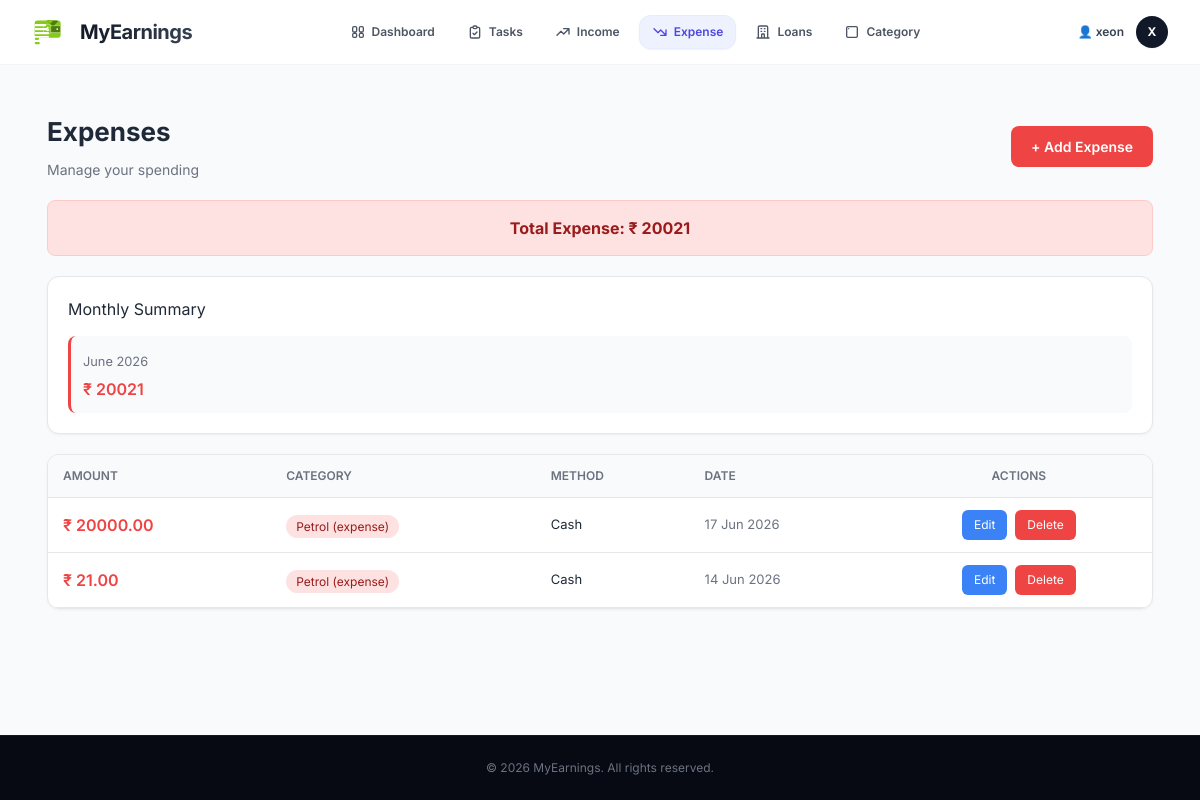
The page /expense/ (signed in) on the database its author committed.
### xeon/models.py (models this page shows, shortened)
class BaseModel(models.Model):
    created_at = models.DateTimeField(auto_now_add=True)
    updated_at = models.DateTimeField(auto_now=True)
    class Meta:
        abstract = True

class Expense(BaseModel):
    PAYMENT_METHODS = (
        ('cash', 'Cash'),
        ('card', 'Card'),
        ('upi', 'UPI'),
        ('bank', 'Bank Transfer'),
    )
    user = models.ForeignKey(User, on_delete=models.CASCADE)
    amount = models.DecimalField(max_digits=10, decimal_places=2)
    category = models.ForeignKey(Category, on_delete=models.SET_NULL, null=True)
    payment_method = models.CharField(max_length=10, choices=PAYMENT_METHODS)
    date = models.DateField()
    note = models.TextField(blank=True, null=True)

class Category(BaseModel):
    CATEGORY_TYPE = (
        ('income', 'Income'),
        ('expense', 'Expense'),
    )
    user = models.ForeignKey(User, on_delete=models.CASCADE)
    name = models.CharField(max_length=100)
    type = models.CharField(max_length=10, choices=CATEGORY_TYPE)
    def __str__(self):
        return f"{self.name} ({self.type})"

### xeon/views.py (the view)
# urls.py: path('expense/', expense_list, name='expense_list'),
@login_required
def expense_list(request):
    expenses = Expense.objects.filter(user=request.user).order_by('-date')
    monthly_expenses = (
        expenses
        .annotate(month=TruncMonth('date'))
        .values('month')
        .annotate(total=Sum('amount'))
        .order_by('-month')
    )
    total_expense = expenses.aggregate(Sum('amount'))['amount__sum'] or 0
    return render(request, 'xeon/expense.html', {
        'expenses': expenses,
        'monthly_expenses': monthly_expenses,
        'total_expense': total_expense
    })

### xeon/templates/xeon/expense.html (shortened to what this page needs)
{% extends 'xeon/base.html' %}
{% block content %}
<div style="padding: 15px;">
    <div style="display: flex; justify-content: space-between; align-items: center; margin-bottom: 20px; flex-wrap: wrap; gap: 15px;">
        <div>
            <h2 style="font-size: 26px; font-weight: 700; margin: 0; color: #1f2937;"> Expenses</h2>
            <p style="color: #6b7280; margin: 8px 0 0 0; font-size: 14px;">Manage your spending</p>
        </div>
        <a href="{% url 'xeon:add_expense' %}" style="padding: 10px 20px; background: #ef4444; color: white; border: none; border-radius: 8px; font-weight: 600; font-size: 14px; cursor: pointer; text-decoration: none;">+ Add Expense</a>
    </div>
    {% if total_expense %}
    <div style="background: #fee2e2; border: 1px solid #fecaca; border-radius: 8px; padding: 15px; margin-bottom: 20px; text-align: center;">
        <strong style="color: #991b1b;">Total Expense: ₹ {{ total_expense }}</strong>
    </div>
    {% endif %}
    {% if monthly_expenses %}
    <div style="background: #ffffff; border: 1px solid #e5e7eb; border-radius: 12px; padding: 20px; margin-bottom: 20px; box-shadow: 0 1px 3px rgba(0,0,0,0.05);">
        <h4 style="margin: 0 0 15px 0; color: #1f2937;"> Monthly Summary</h4>
        <div style="display: grid; grid-template-columns: repeat(auto-fit, minmax(150px, 1fr)); gap: 10px;">
            {% for item in monthly_expenses %}
            <div style="background: #f9fafb; padding: 12px; border-radius: 8px; border-left: 3px solid #ef4444;">
                <small style="color: #6b7280;">{{ item.month|date:"F Y" }}</small>
                <div style="color: #ef4444; font-weight: 600; margin-top: 5px;">₹ {{ item.total }}</div>
            </div>
            {% endfor %}
        </div>
    </div>
    {% endif %}
    <div style="background: #ffffff; border: 1px solid #e5e7eb; border-radius: 12px; overflow: hidden; box-shadow: 0 1px 3px rgba(0,0,0,0.05);">
        {% if expenses %}
        <div style="overflow-x: auto;">
            <table style="width: 100%; border-collapse: collapse;">
                <thead>
                    <tr style="border-bottom: 1px solid #e5e7eb; background: #f9fafb;">
                        <th style="padding: 12px 15px; text-align: left; font-weight: 600; font-size: 12px; color: #6b7280; text-transform: uppercase;">Amount</th>
                        <th style="padding: 12px 15px; text-align: left; font-weight: 600; font-size: 12px; color: #6b7280; text-transform: uppercase;">Category</th>
                        <th style="padding: 12px 15px; text-align: left; font-weight: 600; font-size: 12px; color: #6b7280; text-transform: uppercase;">Method</th>
                        <th style="padding: 12px 15px; text-align: left; font-weight: 600; font-size: 12px; color: #6b7280; text-transform: uppercase;">Date</th>
                        <th style="padding: 12px 15px; text-align: center; font-weight: 600; font-size: 12px; color: #6b7280; text-transform: uppercase;">Actions</th>
                    </tr>
                </thead>
                <tbody>
                    {% for expense in expenses %}
                    <tr style="border-bottom: 1px solid #e5e7eb; transition: all 0.2s;">
                        <td style="padding: 12px 15px; color: #ef4444; font-weight: 600;">₹ {{ expense.amount }}</td>
                        <td style="padding: 12px 15px; color: #1f2937;"><span style="background: #fee2e2; padding: 4px 10px; border-radius: 20px; font-size: 12px; color: #991b1b;">{{ expense.category }}</span></td>
                        <td style="padding: 12px 15px; color: #1f2937; font-size: 13px;">{{ expense.get_payment_method_display }}</td>
                        <td style="padding: 12px 15px; color: #6b7280; font-size: 13px;">{{ expense.date|date:"d M Y" }}</td>
                        <td style="padding: 12px 15px; text-align: center;">
                            <div style="display: flex; gap: 8px; justify-content: center; flex-wrap: wrap;">
                                <a href="{% url 'xeon:edit_expense' expense.id %}" style="padding: 6px 12px; background: #3b82f6; color: white; border: none; border-radius: 6px; font-size: 12px; cursor: pointer; text-decoration: none;">Edit</a>
                                <form action="{% url 'xeon:delete_expense' expense.id %}" method="POST" style="display: inline;" onsubmit="return confirm('Delete this expense?');">
                                    <button type="submit" style="padding: 6px 12px; background: #ef4444; color: white; border: none; border-radius: 6px; font-size: 12px; cursor: pointer;">Delete</button>
                                </form>
                            </div>
                        </td>
                    </tr>
                    {% endfor %}
                </tbody>
            </table>
        </div>
        {% endif %}
    </div>
</div>
{% endblock %}

### xeon/templates/xeon/base.html (shortened to what this page needs)
{% load static %}
<!DOCTYPE html>
<html lang="en">
<head>
    <script src="https://cdn.tailwindcss.com"></script>
</head>
<body class="{% block body_class %}{% endblock %} bg-gray-50 text-gray-900 font-sans min-h-screen flex flex-col">
    {% if user.is_authenticated %}
    <header class="bg-white/90 backdrop-blur-md border-b border-gray-100 sticky top-0 z-50">
        <div class="max-w-7xl mx-auto px-4 sm:px-6 lg:px-8">
            <div class="flex justify-between items-center h-16">
                <div class="flex items-center gap-2">
                    <a href="{% url 'xeon:dashboard' %}"
                        class="flex items-center gap-2 text-xl font-bold text-gray-900 hover:opacity-80 transition-opacity">
                        {% include 'xeon/logo.html' %}
                        <span
                            class="tracking-tight bg-clip-text text-transparent bg-gradient-to-r from-gray-900 to-gray-700">MyEarnings</span>
                    </a>
                </div>
                <div class="hidden md:flex items-center justify-center">
                    <nav class="flex space-x-1.5">
                        <a class="flex items-center gap-1.5 px-3 py-2 rounded-xl text-xs font-semibold transition-all duration-200 {% if request.resolver_match.url_name == 'dashboard' %}bg-indigo-50 text-indigo-600 border border-indigo-100/50 shadow-sm{% else %}text-gray-600 hover:bg-gray-50 hover:text-gray-900 border border-transparent{% endif %}"
                            href="{% url 'xeon:dashboard' %}">
                            <span>Dashboard</span>
                        </a>
                        <a class="flex items-center gap-1.5 px-3 py-2 rounded-xl text-xs font-semibold transition-all duration-200 {% if request.resolver_match.url_name == 'todo_list' or request.resolver_match.url_name == 'add_todo' or request.resolver_match.url_name == 'edit_todo' %}bg-indigo-50 text-indigo-600 border border-indigo-100/50 shadow-sm{% else %}text-gray-600 hover:bg-gray-50 hover:text-gray-900 border border-transparent{% endif %}"
                            href="{% url 'xeon:todo_list' %}">
                            <span>Tasks</span>
                        </a>
                        <a class="flex items-center gap-1.5 px-3 py-2 rounded-xl text-xs font-semibold transition-all duration-200 {% if request.resolver_match.url_name == 'income_list' or request.resolver_match.url_name == 'add_income' or request.resolver_match.url_name == 'edit_income' %}bg-indigo-50 text-indigo-600 border border-indigo-100/50 shadow-sm{% else %}text-gray-600 hover:bg-gray-50 hover:text-gray-900 border border-transparent{% endif %}"
                            href="{% url 'xeon:income_list' %}">
                            <svg class="w-4 h-4" fill="none" stroke="currentColor" stroke-width="2" viewBox="0 0 24 24">
                                <path stroke-linecap="round" stroke-linejoin="round" d="M13 7h8m0 0v8m0-8l-8 8-4-4-6 6">
                                </path>
                            </svg>
                            <span>Income</span>
                        </a>
                        <a class="flex items-center gap-1.5 px-3 py-2 rounded-xl text-xs font-semibold transition-all duration-200 {% if request.resolver_match.url_name == 'expense_list' or request.resolver_match.url_name == 'add_expense' or request.resolver_match.url_name == 'edit_expense' %}bg-indigo-50 text-indigo-600 border border-indigo-100/50 shadow-sm{% else %}text-gray-600 hover:bg-gray-50 hover:text-gray-900 border border-transparent{% endif %}"
                            href="{% url 'xeon:expense_list' %}">
                            <svg class="w-4 h-4" fill="none" stroke="currentColor" stroke-width="2" viewBox="0 0 24 24">
                                <path stroke-linecap="round" stroke-linejoin="round"
                                    d="M13 17h8m0 0v-8m0 8l-8-8-4 4-6-6"></path>
                            </svg>
                            <span>Expense</span>
                        </a>
                        <a class="flex items-center gap-1.5 px-3 py-2 rounded-xl text-xs font-semibold transition-all duration-200 {% if request.resolver_match.url_name == 'loan_list' or request.resolver_match.url_name == 'add_loan' or request.resolver_match.url_name == 'edit_loan' %}bg-indigo-50 text-indigo-600 border border-indigo-100/50 shadow-sm{% else %}text-gray-600 hover:bg-gray-50 hover:text-gray-900 border border-transparent{% endif %}"
                            href="{% url 'xeon:loan_list' %}">
                            <svg class="w-4 h-4" fill="none" stroke="currentColor" stroke-width="2" viewBox="0 0 24 24">
                                <path stroke-linecap="round" stroke-linejoin="round"
                                    d="M19 21V5a2 2 0 00-2-2H7a2 2 0 00-2 2v16m14 0h2m-2 0h-5m-9 0H3m2 0h5M9 7h1m-1 4h1m4-4h1m-1 4h1m-5 10v-5a1 1 0 011-1h2a1 1 0 011 1v5m-4 0h4">
                                </path>
                            </svg>
                            <span>Loans</span>
                        </a>
                        <a class="flex items-center gap-1.5 px-3 py-2 rounded-xl text-xs font-semibold transition-all duration-200 {% if request.resolver_match.url_name == 'add_category' %}bg-indigo-50 text-indigo-600 border border-indigo-100/50 shadow-sm{% else %}text-gray-600 hover:bg-gray-50 hover:text-gray-900 border border-transparent{% endif %}"
                            href="{% url 'xeon:add_category' %}">
                            <svg class="w-4 h-4" fill="none" stroke="currentColor" stroke-width="2" viewBox="0 0 24 24">
                                <path stroke-linecap="round" stroke-linejoin="round"
                                    d="M7 7h.01M6 20h12a2 2 0 002-2V6a2 2 0 00-2-2H6a2 2 0 00-2 2v12a2 2 0 002 2z">
                                </path>
                            </svg>
                            <span>Category</span>
                        </a>
                    </nav>
                </div>
                <div class="flex items-center gap-4">
                    <div class="flex items-center gap-3 font-sans">
                        <div class="hidden sm:flex flex-col items-end">
                            <span class="text-xs font-semibold text-gray-700">👤 {{ user.first_name|default:user.username }}</span>
                        </div>
                        <a href="{% url 'xeon:logout' %}" title="Log out" onclick="return confirm('Are you sure you want to log out?');"
                            class="w-8 h-8 bg-gray-900 hover:bg-red-600 text-white rounded-full flex items-center justify-center text-xs font-bold shadow-sm transition-all duration-200 group relative">
                            <span class="group-hover:opacity-0 transition-opacity duration-150">{{ user.username|slice:":1"|upper }}</span>
                        </a>
                    </div>
                </div>
            </div>
        </div>
    </header>
    {% endif %}
    <main
        class="{% if user.is_authenticated %}max-w-7xl mx-auto px-4 sm:px-6 lg:px-8 py-8 w-full flex-1{% else %}flex-1 w-full{% endif %} font-sans">
        {% block content %}
        {% endblock %}
    </main>
    <footer class="bg-[#070a13] border-t border-white/5 py-6 mt-auto">
        <div class="max-w-7xl mx-auto px-4 sm:px-6 lg:px-8 text-center text-xs text-gray-500">
            <p>&copy; 2026 MyEarnings. All rights reserved.</p>
        </div>
    </footer>
</body>
</html>

### rows shown on the page
Expense: amount "20000.00", category "Petrol (expense)", payment_method "Cash", date "17 Jun 2026"
Expense: amount "21.00", category "Petrol (expense)", payment_method "Cash", date "14 Jun 2026"

### other values the page prints
{{ user.first_name|default:user.username }} "xeon"
{{ user.username|slice:":1"|upper }} "X"
{{ total_expense }} "20021"
{{ item.month|date:"F Y" }} "June 2026"
{{ item.total }} "20021"
